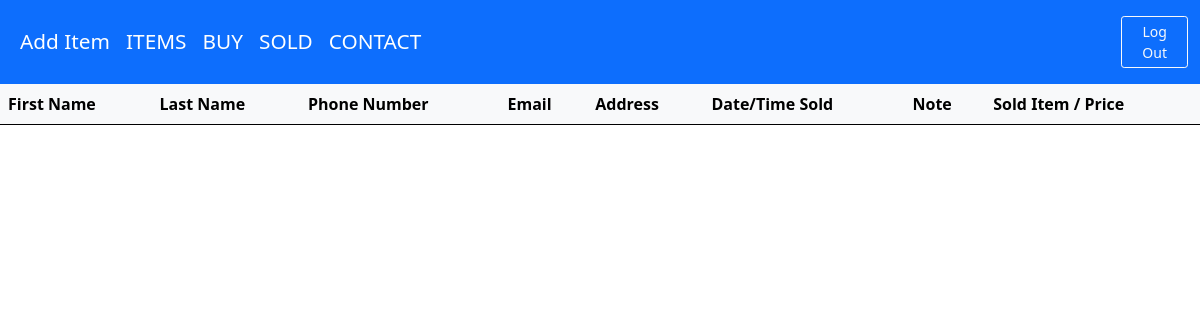
Before: /buyer/ (signed in) with the older database file.
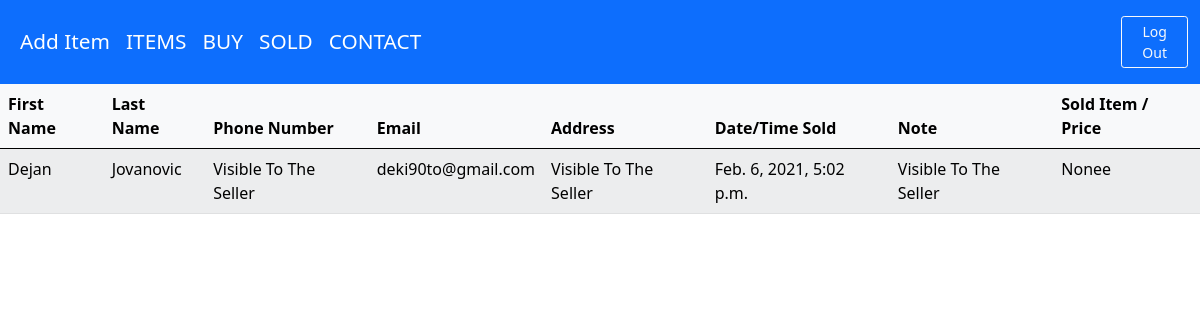
After: the same page with the newer database file.
### shop_app/models.py (models this page shows, shortened)
class Buyer(models.Model):
    buyed_item = models.ForeignKey('ProductName', on_delete=models.SET_NULL, null=True, blank=False, related_name='buyed_item')
    first_name = models.CharField(max_length=200)
    last_name = models.CharField(max_length=200)
    phone = models.CharField(max_length=20)
    email = models.EmailField()
    address = models.TextField(max_length=100)
    note = models.TextField(max_length=300, blank=True, null=True)
    date_buyed = models.DateTimeField(auto_now_add=True)
    class Meta:
        ordering = ['-date_buyed']

### shop_app/views.py (the view)
# urls.py: path('buyer/', views.BuyerListView.as_view(), name='buyer'),
class BuyerListView(generic.ListView):
    model = Buyer
    template_name = 'buyer_list.html'

### shop_app/templates/buyer_list.html
{% extends 'base.html' %}
{% block content %}
{% if user.is_authenticated %}
<table class="table table-light table-striped table-hover">
    <thead class="thead-dark">
        <tr>
            <th scope="col"> First Name </th>
            <th scope="col"> Last Name </th>
            <th scope="col"> Phone Number </th>
            <th scope="col"> Email </th>
            <th scope="col"> Address </th>
            <th scope="col"> Date/Time Sold </th>
            <th scope="col"> Note </th>
            <th scope="col"> Sold Item / Price</th>
        </tr>
    </thead>
    <tbody>
    {% for page in buyer_list %}
        <tr>
            <td>{{ page.first_name }}</td>
            <td>{{ page.last_name }}</td>
            <td>Visible To The Seller</td>
            <td>{{ page.email }}</td>
            <td>Visible To The Seller</td>
            <td>{{ page.date_buyed }}</td>
            <td>Visible To The Seller</td>
            <td>{{ page.buyed_item }}e</td>
        </tr>
    {% endfor %}
    </tbody>
</table>
{% endif %}
{% endblock %}

Changed rows visible on the page:
added Buyer: first_name "Dejan", last_name "Jovanovic", email "deki90to@gmail.com", date_buyed "Feb. 6, 2021, 5:02 p.m.", buyed_item "None"
